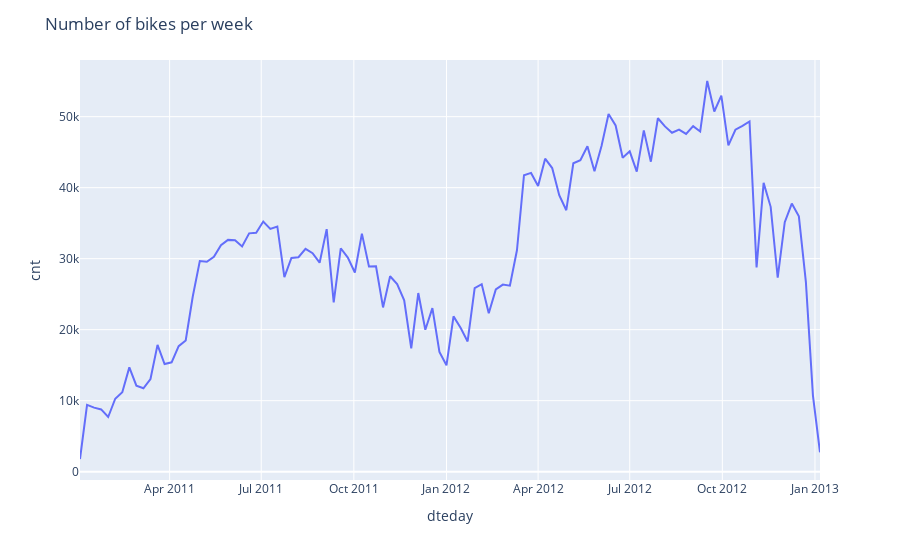

This figure's notebook cell:
### Code cell
fig = px.line(df_weekly, x=df_weekly.index, y='cnt')
fig.update_layout(title='Number of bikes per week')
fig.show()
